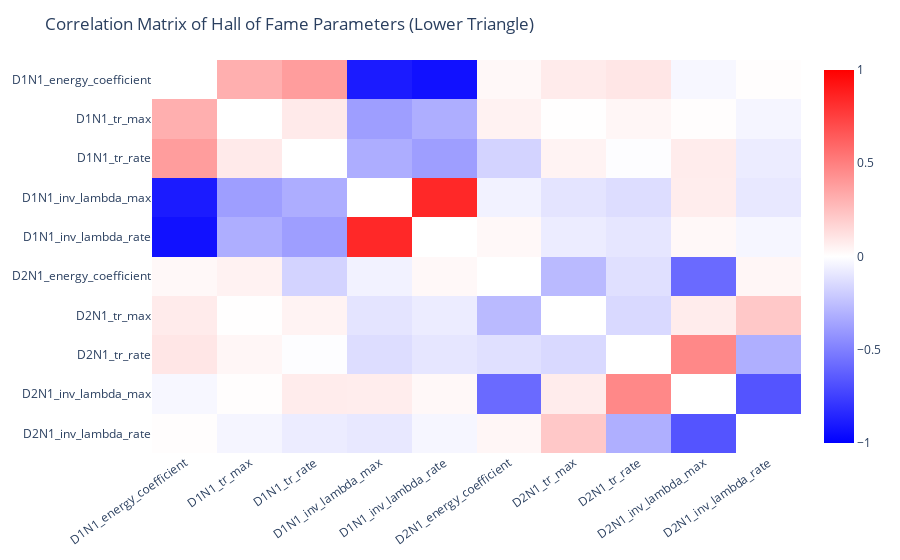

Notebook code cell kept with this figure:
### Markdown cell above
### Correlation matrix of X best individuals

### Code cell
NB_INDIVIDUAL_CORRELATION = 1000

indiv_param = viewer.hall_of_fame.iloc[:NB_INDIVIDUAL_CORRELATION, :-1].to_numpy()
param_names = viewer.hall_of_fame.columns[:-1]

corr_matrix = np.corrcoef(indiv_param.T)
np.fill_diagonal(corr_matrix, np.nan)

fig = px.imshow(
    corr_matrix,
    text_auto=False,
    aspect="auto",
    color_continuous_scale=[[0, "blue"], [0.5, "white"], [1, "red"]],
    zmin=-1,
    zmax=1,
    x=param_names,
    y=param_names,
)
fig.update_layout(
    title="Correlation Matrix of Hall of Fame Parameters (Lower Triangle)",
    plot_bgcolor="rgba(0,0,0,0)",
    paper_bgcolor="rgba(0,0,0,0)",
    xaxis={"showgrid": False, "tickangle": -35},
    yaxis={"showgrid": False},
)

fig.show()

### Figure 1 — Plotly figure (JSON) as saved in the notebook; plotly's stock layout.template omitted (floating-point values rounded to 4 significant figures)
{"data": [{"coloraxis": "coloraxis", "hovertemplate": "x: %{x}<br>y: %{y}<br>color: %{z}<extra></extra>", "name": "0", "type": "heatmap", "x": ["D1N1_energy_coefficient", "D1N1_tr_max", "D1N1_tr_rate", "D1N1_inv_lambda_max", "D1N1_inv_lambda_rate", "D2N1_energy_coefficient", "D2N1_tr_max", "D2N1_tr_rate", "D2N1_inv_lambda_max", "D2N1_inv_lambda_rate"], "xaxis": "x", "y": ["D1N1_energy_coefficient", "D1N1_tr_max", "D1N1_tr_rate", "D1N1_inv_lambda_max", "D1N1_inv_lambda_rate", "D2N1_energy_coefficient", "D2N1_tr_max", "D2N1_tr_rate", "D2N1_inv_lambda_max", "D2N1_inv_lambda_rate"], "yaxis": "y", "z": [[null, 0.313, 0.3857, -0.8951, -0.932, 0.02802, 0.07836, 0.09831, -0.0305, 0.009439], [0.313, null, 0.08264, -0.3806, -0.3187, 0.05159, 0.00507, 0.03653, 0.009546, -0.04009], [0.3857, 0.08264, null, -0.3198, -0.3816, -0.1712, 0.04799, -0.009371, 0.0763, -0.07362], [-0.8951, -0.3806, -0.3198, null, 0.8434, -0.05115, -0.1062, -0.1343, 0.07028, -0.09148], [-0.932, -0.3187, -0.3816, 0.8434, null, 0.02888, -0.07348, -0.0965, 0.02929, -0.0349], [0.02802, 0.05159, -0.1712, -0.05115, 0.02888, null, -0.2709, -0.121, -0.583, 0.03499], [0.07836, 0.00507, 0.04799, -0.1062, -0.07348, -0.2709, null, -0.1491, 0.07607, 0.2169], [0.09831, 0.03653, -0.009371, -0.1343, -0.0965, -0.121, -0.1491, null, 0.4661, -0.3156], [-0.0305, 0.009546, 0.0763, 0.07028, 0.02929, -0.583, 0.07607, 0.4661, null, -0.6716], [0.009439, -0.04009, -0.07362, -0.09148, -0.0349, 0.03499, 0.2169, -0.3156, -0.6716, null]]}], "layout": {"coloraxis": {"cmax": 1, "cmin": -1, "colorscale": [[0, "blue"], [0.5, "white"], [1, "red"]]}, "margin": {"t": 60}, "paper_bgcolor": "rgba(0,0,0,0)", "plot_bgcolor": "rgba(0,0,0,0)", "title": {"text": "Correlation Matrix of Hall of Fame Parameters (Lower Triangle)"}, "xaxis": {"anchor": "y", "domain": [0, 1], "showgrid": false, "tickangle": -35}, "yaxis": {"anchor": "x", "autorange": "reversed", "domain": [0, 1], "showgrid": false}}}
